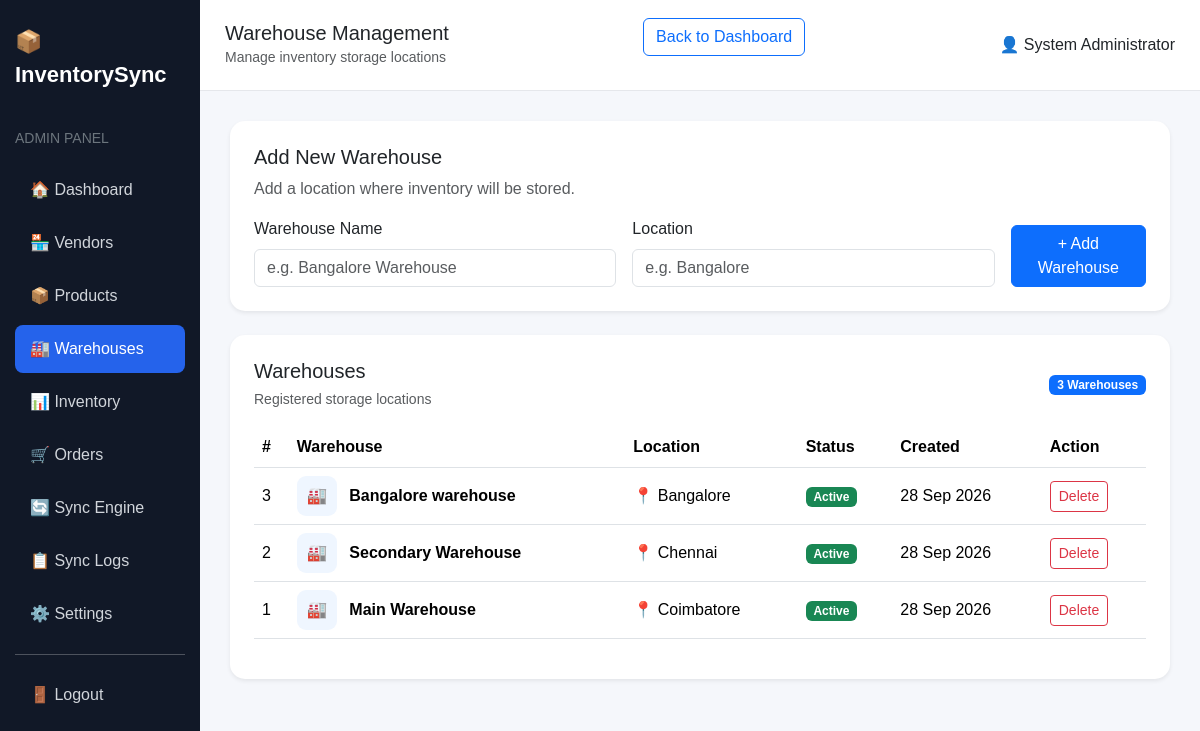
The app's page /admin/warehouses.php (signed in) with its own data.
### tables this page shows
CREATE TABLE `warehouses` (
  `id` int(11) NOT NULL,
  `warehouse_name` varchar(150) NOT NULL,
  `location` varchar(200) DEFAULT NULL,
  `status` enum('active','inactive') DEFAULT 'active',
  `created_at` timestamp NOT NULL DEFAULT current_timestamp()
);

### admin/warehouses.php (the view, shortened to what this page needs)
<?php
include "../config/db.php";
$warehouses = $conn->query(
    "SELECT *
     FROM warehouses
     ORDER BY id DESC"
);
?>
<!DOCTYPE html>
<html lang="en">
<head>
<link href="https://cdn.jsdelivr.net/npm/bootstrap@5.3.3/dist/css/bootstrap.min.css"
      rel="stylesheet">
</head>
<body>
<div class="container-fluid">
<div class="row">
<div class="col-md-3 col-lg-2 sidebar">
    <div class="logo">
        📦 InventorySync
    </div>
    <small class="text-secondary">
        ADMIN PANEL
    </small>
    <div class="mt-3">
        <a href="dashboard.php">
            🏠 Dashboard
        </a>
        <a href="vendors.php">
            🏪 Vendors
        </a>
        <a href="products.php">
            📦 Products
        </a>
        <a href="warehouses.php" class="active">
            🏭 Warehouses
        </a>
        <a href="inventory.php">
            📊 Inventory
        </a>
        <a href="orders.php">
            🛒 Orders
        </a>
        <a href="sync_engine.php">
            🔄 Sync Engine
        </a>
        <a href="sync_logs.php">
            📋 Sync Logs
        </a>
        <a href="settings.php">
            ⚙️ Settings
        </a>
        <hr>
        <a href="../logout.php">
            🚪 Logout
        </a>
    </div>
</div>
<div class="col-md-9 col-lg-10 p-0">
    <div class="topbar d-flex justify-content-between align-items-center">
        <div>
            <h5 class="mb-0">
                Warehouse Management
            </h5>
            <small class="text-muted">
                Manage inventory storage locations
            </small>
        </div>
        <a href="dashboard.php" class="btn btn-outline-primary mb-3">
    <i class="bi bi-arrow-left"></i> Back to Dashboard
</a>
        <div>
            👤 <?= htmlspecialchars($_SESSION["name"]) ?>
        </div>
    </div>
    <div class="content">
        <div class="card shadow-sm mb-4">
            <div class="card-body p-4">
                <h5>
                    Add New Warehouse
                </h5>
                <p class="text-muted">
                    Add a location where inventory will be stored.
                </p>
                <form method="POST">
                    <div class="row g-3">
                        <div class="col-md-5">
                            <label class="form-label">
                                Warehouse Name
                            </label>
                            <input
                                type="text"
                                name="warehouse_name"
                                class="form-control"
                                placeholder="e.g. Bangalore Warehouse"
                                required
                            >
                        </div>
                        <div class="col-md-5">
                            <label class="form-label">
                                Location
                            </label>
                            <input
                                type="text"
                                name="location"
                                class="form-control"
                                placeholder="e.g. Bangalore"
                            >
                        </div>
                        <div class="col-md-2 d-flex align-items-end">
                            <button
                                type="submit"
                                name="add_warehouse"
                                class="btn btn-primary w-100"
                            >
                                + Add Warehouse
                            </button>
                        </div>
                    </div>
                </form>
            </div>
        </div>
        <div class="card shadow-sm">
            <div class="card-body p-4">
                <div class="d-flex justify-content-between align-items-center mb-3">
                    <div>
                        <h5 class="mb-1">
                            Warehouses
                        </h5>
                        <small class="text-muted">
                            Registered storage locations
                        </small>
                    </div>
                    <span class="badge bg-primary">
                        <?= $warehouses->num_rows ?> Warehouses
                    </span>
                </div>
                <div class="table-responsive">
                    <table class="table table-hover align-middle">
                        <thead>
                            <tr>
                                <th>#</th>
                                <th>Warehouse</th>
                                <th>Location</th>
                                <th>Status</th>
                                <th>Created</th>
                                <th>Action</th>
                            </tr>
                        </thead>
                        <tbody>
                        <?php if ($warehouses->num_rows > 0): ?>
                            <?php while ($warehouse = $warehouses->fetch_assoc()): ?>
                            <tr>
                                <td>
                                    <?= $warehouse["id"] ?>
                                </td>
                                <td>
                                    <span class="warehouse-icon">
                                        🏭
                                    </span>
                                    <strong>
                                        <?= htmlspecialchars($warehouse["warehouse_name"]) ?>
                                    </strong>
                                </td>
                                <td>
                                    📍
                                    <?= htmlspecialchars($warehouse["location"]) ?>
                                </td>
                                <td>
                                    <span class="badge bg-success">
                                        Active
                                    </span>
                                </td>
                                <td>
                                    <?= date(
                                        "d M Y",
                                        strtotime($warehouse["created_at"])
                                    ) ?>
                                </td>
                                <td>
                                    <a
                                        href="warehouses.php?delete=<?= $warehouse["id"] ?>"
                                        class="btn btn-sm btn-outline-danger"
                                        onclick="return confirm('Delete this warehouse?')"
                                    >
                                        Delete
                                    </a>
                                </td>
                            </tr>
                            <?php endwhile; ?>
                        <?php endif; ?>
                        </tbody>
                    </table>
                </div>
            </div>
        </div>
    </div>
</div>
</div>
</div>
</body>
</html>

### admin/warehouses.php (style rules this page uses)
body { background: #f5f7fb; font-family: Arial, sans-serif; }
.sidebar { min-height: 100vh; background: #111827; color: white; padding: 25px 15px; }
.logo { font-size: 22px; font-weight: bold; margin-bottom: 35px; }
.sidebar a { display: block; color: #d1d5db; text-decoration: none; padding: 12px 15px; border-radius: 8px; margin-bottom: 5px; }
.sidebar a:hover, .sidebar .active { background: #2563eb; color: white; }
.topbar { background: white; padding: 18px 25px; border-bottom: 1px solid #e5e7eb; }
.content { padding: 30px; }
.card { border: none; border-radius: 15px; }
.warehouse-icon { width: 40px; height: 40px; background: #eff6ff; border-radius: 9px; display: inline-flex; align-items: center; justify-content: center; margin-right: 8px; }

### records on screen
warehouses: id "3", warehouse_name "Bangalore warehouse", location "Bangalore", created_at "28 Sep 2026"
warehouses: id "2", warehouse_name "Secondary Warehouse", location "Chennai", created_at "28 Sep 2026"
warehouses: id "1", warehouse_name "Main Warehouse", location "Coimbatore", created_at "28 Sep 2026"

### other values on screen
$_SESSION["name"] "System Administrator"
$warehouses->num_rows "3"
